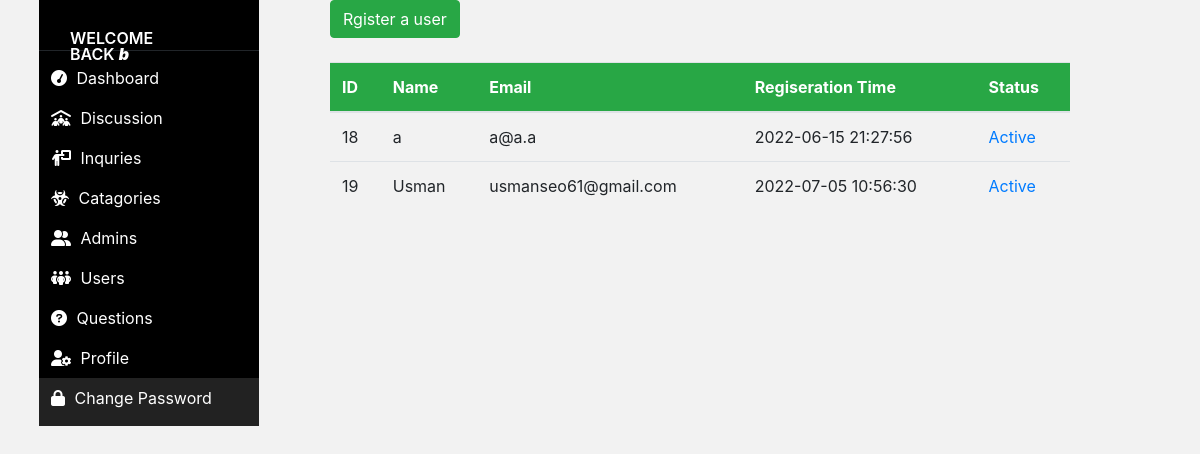
Screenshot of /admin/allusers.php (signed in) with the database file from the repository.
### tables this page shows
CREATE TABLE `users_data` (
  `User_id` int(11) NOT NULL,
  `User_email` varchar(40) NOT NULL,
  `User_name` varchar(30) NOT NULL,
  `address` varchar(200) NOT NULL,
  `User_pass` varchar(24) NOT NULL,
  `status` tinyint(1) NOT NULL DEFAULT 0,
  `Register_Time` datetime NOT NULL DEFAULT current_timestamp()
);

### admin/allusers.php (the view, shortened to what this page needs)
<!doctype html>
<html lang="en">
  <head>
    <link rel="stylesheet" href="https://stackpath.bootstrapcdn.com/bootstrap/4.3.1/css/bootstrap.min.css">
  </head>
  <body style="background-color: #f2f2f2";>
    <div class="col-12">
      <div class="row">
        <div class="col-2">
        <?php
include('includes/sidebar.php');
                ?>
        </div>
        <div class="col-8 offset-1">
        <?php
  $req = "SELECT * FROM `users_data` ";
  $result = mysqli_query($conn , $req);
  echo"<div class='container'>
  <div>
  <button type='button' class='btn btn-success ' data-toggle='modal' data-target='#signup'>Rgister a user</button>
  </div>
  <table class='table mt-4 '>
  <thead>
      <tr class='bg-success text-white'>
          <th>ID</th>
          <th>Name</th>
          <th>Email</th>
          <th>Regiseration Time</th>
          <th>Status</th>
      </tr>
  </thead>
  <tbody>";
  while($row = mysqli_fetch_assoc($result)){
      $User_id = $row['User_id'];
      $User_email  = $row['User_email'];
      $User_name = $row['User_name'];
      $Register_Time =$row['Register_Time'];
      echo'
              <tr>
                  <td scope="row">'. $User_id.'</td>
                  <td>'.$User_name.'</td>
                  <td>'.$User_email.'</td>
                  <td>'.$Register_Time.'</td>
                  <td><a href="delete_user.php?userid='.$User_id.'">Active</a></td>
              </tr>
          ';
  }
  echo" </tbody>
  </table>
  </div>";
  ?>
        </div>
      </div>
    </div>
  </body>
</html>

### rows the page displays
users_data: User_id "18", User_name "a", User_email "a@a.a", Register_Time "2022-06-15 21:27:56"
users_data: User_id "19", User_name "Usman", User_email "usmanseo61@gmail.com", Register_Time "2022-07-05 10:56:30"

### other values shown
$user_name "b"
